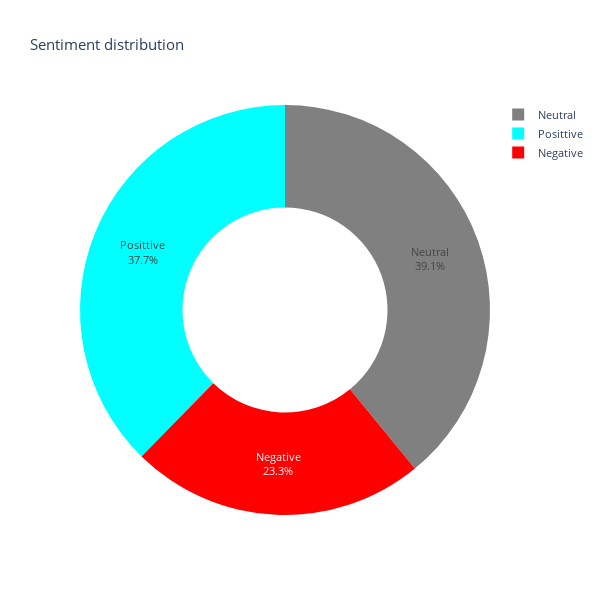

Notebook code for this chart:
### Markdown cell above
14. Create pie chart for sentiment distribution using plotly

### Code cell
import plotly.express as px

df_sentiment = df['sentiment_label'].value_counts().reset_index()
# rest_index() tt converts the Series into a proper DataFrame
df_sentiment.columns = ['sentiment_label', 'count']
colors = ['grey', 'cyan', 'red']

# Create the pie chart
fig = px.pie(df_sentiment, 
             values='count', 
             names='sentiment_label',
             title='Sentiment distribution',
             hole=0.5,  
             width=600, 
             height=600)

# Update layout to show percentages (they're shown by default, but you can customize)
fig.update_traces(marker_colors=colors, textposition='inside', textinfo='percent+label',hovertemplate="<b>%{label}</b><br>Count: %{value}<br>Percentage: %{percent}<extra></extra>")
fig.update_layout(font=dict(size=11))

fig.show()

### Figure 1 — Plotly figure (JSON) as saved in the notebook; plotly's stock layout.template omitted (floating-point values rounded to 4 significant figures)
{"data": [{"domain": {"x": [0, 1], "y": [0, 1]}, "hole": 0.5, "hovertemplate": "<b>%{label}</b><br>Count: %{value}<br>Percentage: %{percent}<extra></extra>", "labels": ["Neutral", "Posittive", "Negative"], "legendgroup": "", "marker": {"colors": ["grey", "cyan", "red"]}, "name": "", "showlegend": true, "textinfo": "percent+label", "textposition": "inside", "type": "pie", "values": [331, 319, 197]}], "layout": {"font": {"size": 11}, "height": 600, "legend": {"tracegroupgap": 0}, "title": {"text": "Sentiment distribution"}, "width": 600}}
